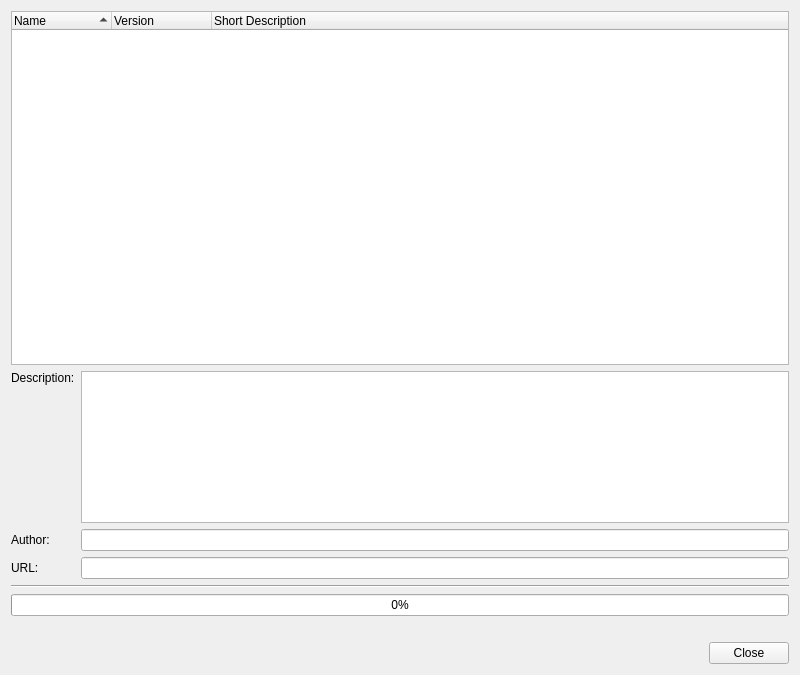
<ui version="4.0" >
 <class>PluginRepositoryDialog</class>
 <widget class="QWidget" name="PluginRepositoryDialog" >
  <property name="geometry" >
   <rect>
    <x>0</x>
    <y>0</y>
    <width>800</width>
    <height>675</height>
   </rect>
  </property>
  <property name="windowTitle" >
   <string>Plugin Repository</string>
  </property>
  <property name="sizeGripEnabled" stdset="0" >
   <bool>true</bool>
  </property>
  <layout class="QVBoxLayout" >
   <item>
    <layout class="QGridLayout" >
     <item row="0" column="0" colspan="2" >
      <widget class="QTreeWidget" name="repositoryList" >
       <property name="sizePolicy" >
        <sizepolicy vsizetype="Expanding" hsizetype="Expanding" >
         <horstretch>0</horstretch>
         <verstretch>7</verstretch>
        </sizepolicy>
       </property>
       <property name="selectionMode" >
        <enum>QAbstractItemView::ExtendedSelection</enum>
       </property>
       <property name="rootIsDecorated" >
        <bool>false</bool>
       </property>
       <property name="itemsExpandable" >
        <bool>false</bool>
       </property>
       <property name="sortingEnabled" >
        <bool>true</bool>
       </property>
       <property name="allColumnsShowFocus" >
        <bool>true</bool>
       </property>
       <column>
        <property name="text" >
         <string>Name</string>
        </property>
       </column>
       <column>
        <property name="text" >
         <string>Version</string>
        </property>
       </column>
       <column>
        <property name="text" >
         <string>Short Description</string>
        </property>
       </column>
       <column>
        <property name="text" >
         <string/>
        </property>
       </column>
      </widget>
     </item>
     <item row="1" column="0" >
      <widget class="QLabel" name="label_2" >
       <property name="text" >
        <string>Description:</string>
       </property>
       <property name="alignment" >
        <set>Qt::AlignLeading|Qt::AlignLeft|Qt::AlignTop</set>
       </property>
      </widget>
     </item>
     <item row="1" column="1" >
      <widget class="QTextEdit" name="descriptionEdit" >
       <property name="sizePolicy" >
        <sizepolicy vsizetype="Expanding" hsizetype="Expanding" >
         <horstretch>0</horstretch>
         <verstretch>3</verstretch>
        </sizepolicy>
       </property>
       <property name="focusPolicy" >
        <enum>Qt::NoFocus</enum>
       </property>
       <property name="toolTip" >
        <string>Displays the description of the selected plugin</string>
       </property>
       <property name="readOnly" >
        <bool>true</bool>
       </property>
      </widget>
     </item>
     <item row="2" column="0" >
      <widget class="QLabel" name="label_3" >
       <property name="text" >
        <string>Author:</string>
       </property>
      </widget>
     </item>
     <item row="2" column="1" >
      <widget class="QLineEdit" name="authorEdit" >
       <property name="focusPolicy" >
        <enum>Qt::NoFocus</enum>
       </property>
       <property name="toolTip" >
        <string>Displays the author of the selected plugin</string>
       </property>
       <property name="readOnly" >
        <bool>true</bool>
       </property>
      </widget>
     </item>
     <item row="3" column="0" >
      <widget class="QLabel" name="label" >
       <property name="text" >
        <string>URL:</string>
       </property>
      </widget>
     </item>
     <item row="3" column="1" >
      <widget class="QLineEdit" name="urlEdit" >
       <property name="focusPolicy" >
        <enum>Qt::NoFocus</enum>
       </property>
       <property name="toolTip" >
        <string>Displays the download URL of the selected plugin</string>
       </property>
       <property name="readOnly" >
        <bool>true</bool>
       </property>
      </widget>
     </item>
    </layout>
   </item>
   <item>
    <widget class="Line" name="line" >
     <property name="orientation" >
      <enum>Qt::Horizontal</enum>
     </property>
    </widget>
   </item>
   <item>
    <widget class="QProgressBar" name="downloadProgress" >
     <property name="toolTip" >
      <string>Shows the progress of the current download</string>
     </property>
     <property name="value" >
      <number>0</number>
     </property>
    </widget>
   </item>
   <item>
    <widget class="QLabel" name="statusLabel" >
     <property name="text" >
      <string/>
     </property>
    </widget>
   </item>
   <item>
    <widget class="QDialogButtonBox" name="buttonBox" >
     <property name="orientation" >
      <enum>Qt::Horizontal</enum>
     </property>
     <property name="standardButtons" >
      <set>QDialogButtonBox::Close</set>
     </property>
    </widget>
   </item>
  </layout>
 </widget>
 <resources/>
 <connections/>
</ui>
